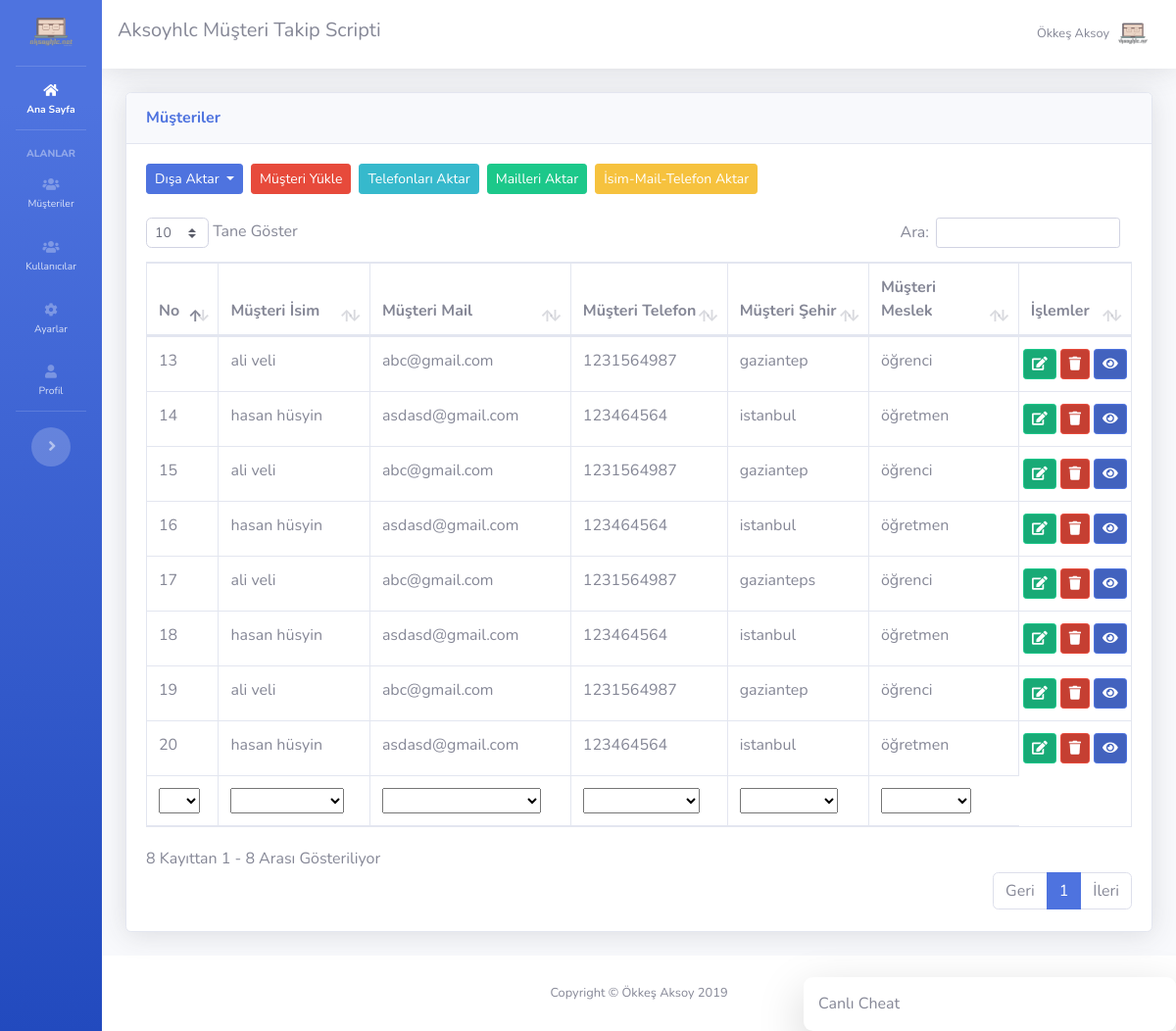
The page /Dosyalar/musteriler.php (signed in) on the database its author committed.
### tables this page shows
CREATE TABLE `ayarlar` (
  `id` int(11) NOT NULL,
  `site_logo` varchar(400) DEFAULT NULL,
  `site_baslik` varchar(350) DEFAULT NULL,
  `site_aciklama` varchar(300) DEFAULT NULL,
  `site_link` varchar(100) DEFAULT NULL,
  `site_sahip_mail` varchar(100) DEFAULT NULL,
  `site_mail_host` varchar(100) DEFAULT NULL,
  `site_mail_mail` varchar(100) DEFAULT NULL,
  `site_mail_port` int(11) DEFAULT NULL,
  `site_mail_sifre` varchar(100) DEFAULT NULL
);

CREATE TABLE `musteri` (
  `musteri_id` int(11) NOT NULL,
  `musteri_isim` varchar(400) DEFAULT NULL,
  `musteri_mail` varchar(400) DEFAULT NULL,
  `musteri_telefon` varchar(20) DEFAULT NULL,
  `musteri_ulke` varchar(200) DEFAULT NULL,
  `musteri_sehir` varchar(200) DEFAULT NULL,
  `musteri_adres` varchar(530) DEFAULT NULL,
  `musteri_website` varchar(100) DEFAULT NULL,
  `musteri_meslek` varchar(200) DEFAULT NULL,
  `musteri_detay` mediumtext DEFAULT NULL
);

### Dosyalar/islemler/baglan.php (called while the page is built, shortened)
<?php
$host="localhost";
$veritabani_ismi="kurs_musteritakip";
$kullanici_adi="root";
$sifre="123456789";
try {
	$db = new PDO("mysql:host=$host;dbname=$veritabani_ismi;charset=utf8",$kullanici_adi,$sifre);
} catch (PDOException $e) {
	echo $e->getmessage();
}
$sorgu=$db->prepare("SELECT * FROM ayarlar");
$sorgu->execute();
$ayarcek=$sorgu->fetch(PDO::FETCH_ASSOC);
?>

### Dosyalar/fonksiyonlar.php (called while the page is built, shortened)
<?php
function yetkikontrol()
{
	if ($_SESSION['kul_yetki']==1) {
		return TRUE;
	} else {
		return FALSE;
	}
}
?>

### Dosyalar/musteriler.php (the view, shortened to what this page needs)
<?php
include'header.php'
?>
<link rel="stylesheet" type="text/css" href="vendor/datatables/dataTables.bootstrap4.min.css">
<div class="container-fluid">
  <div class="card shadow mb-4">
    <div class="card-header py-3">
      <h6 class="m-0 font-weight-bold text-primary">Müşteriler</h6>
    </div>
    <div class="card-body">
      <div class="justify-content-start d-flex text-left">
       <div class="dropdown">
        <button class="btn btn-primary btn-sm dropdown-toggle" type="button" id="dropdownMenuButton" data-toggle="dropdown" aria-haspopup="true" aria-expanded="false">
          Dışa Aktar
        </button>
</div>
<a href="musteriyukle.php" class="ml-2 mb-2"><button type="button" class="btn btn-danger btn-sm">Müşteri Yükle</button></a>
<form action="islemler/ajax.php" method="POST" accept-charset="utf-8">
  <button type="submit" class="btn btn-info btn-sm ml-2" name="telefon-aktar">Telefonları Aktar</button>
</form>
<form action="islemler/ajax.php" method="POST" accept-charset="utf-8">
  <button type="submit" class="btn btn-success btn-sm ml-2" name="mail-aktar">Mailleri Aktar</button>
</form>
<form action="islemler/ajax.php" method="POST" accept-charset="utf-8">
  <button type="submit" class="btn btn-warning btn-sm ml-2" name="isim-mail-telefon-aktar">İsim-Mail-Telefon Aktar</button>
</form>
</div>
<div class="table-responsive mt-3">
  <table class="table table-bordered" id="musteritablosu">
    <thead>
      <tr>
        <th>No</th>
        <th>Müşteri İsim</th>
        <th>Müşteri Mail</th>
        <th>Müşteri Telefon</th>
        <th>Müşteri Şehir</th>
        <th>Müşteri Meslek</th>
        <th>İşlemler</th>
      </tr>
    </thead>
    <tbody>
      <?php
      $sorgu=$db->prepare("SELECT * FROM musteri");
      $sorgu->execute();
      while ($musteribilgisi=$sorgu->fetch(PDO::FETCH_ASSOC)) {
        ?>
        <tr>
          <td><?php echo $musteribilgisi['musteri_id'];; ?></td>
          <td><?php echo $musteribilgisi['musteri_isim']; ?></td>
          <td><?php echo $musteribilgisi['musteri_mail']; ?></td>
          <td><?php echo $musteribilgisi['musteri_telefon']; ?></td>
          <td><?php echo $musteribilgisi['musteri_sehir']; ?></td>
          <td><?php echo $musteribilgisi['musteri_meslek']; ?></td>
          <td>
            <div class="row justify-content-center">
              <form action="musteriduzenle.php" method="POST" accept-charset="utf-8">
                <button type="submit" name="duzenleme" class="btn btn-success btn-sm btn-icon-split">
                  <span class="icon text-white-60">
                    <i class="fas fa-edit"></i>
                  </span>
                </button>
              </form>
              <form class="mx-1" action="islemler/ajax.php" method="POST" accept-charset="utf-8">
                <button type="submit" name="musterisilme" class="btn btn-danger btn-sm btn-icon-split">
                  <span class="icon text-white-60">
                    <i class="fas fa-trash"></i>
                  </span>
                </button>
              </form>
              <form action="musteri.php" method="POST" accept-charset="utf-8">
                <button type="submit" name="duzenleme" class="btn btn-primary btn-sm btn-icon-split">
                  <span class="icon text-white-60">
                    <i class="fas fa-eye"></i>
                  </span>
                </button>
              </form>
            </div>
          </td>
        </tr>
      <?php } ?>
    </tbody>
    <tfoot>
      <tr>
        <th>No</th>
        <th>Müşteri İsim</th>
        <th>Müşteri Mail</th>
        <th>Müşteri Telefon</th>
        <th>Müşteri Şehir</th>
        <th>Müşteri Meslek</th>
      </tr>
    </tfoot>
  </table>
</div>
</div>
</div>
</div>
<?php include'footer.php' ?>

### Dosyalar/header.php (shortened to what this page needs)
<?php
include 'islemler/baglan.php';
include 'fonksiyonlar.php';
?>
<!DOCTYPE html>
<html lang="tr">
<head>
  <link href="vendor/fontawesome-free/css/all.min.css" rel="stylesheet" type="text/css">
  <link href="css/sb-admin-2.min.css" rel="stylesheet">
  <link rel="stylesheet" href="css/aksoyhlc.css">
</head>
<body id="page-top">
  <div id="wrapper">
    <ul class="navbar-nav bg-gradient-primary sidebar sidebar-dark accordion" id="accordionSidebar">
     <li class="nav-item">
      <a class="nav-link text-center" href="index.php">
        <img src="dosyalar/<?php echo $ayarcek['site_logo'] ?>" style="width: 60%; height: auto;">
      </a>
    </li>
    <hr class="sidebar-divider my-0">
    <li class="nav-item active">
      <a class="nav-link" href="index.php">
        <i class="fas fa-home"></i>
        <span>Ana Sayfa</span></a>
      </li>
      <hr class="sidebar-divider">
      <div class="sidebar-heading">
        Alanlar
      </div>
      <li class="nav-item">
        <a class="nav-link collapsed" href="#" data-toggle="collapse" data-target="#collapseTwo" aria-expanded="true" aria-controls="collapseTwo">
          <i class="fas fa-users"></i>
          <span>Müşteriler</span>
        </a>
      </li>
      <?php if (yetkikontrol()): ?>
       <li class="nav-item">
        <a class="nav-link collapsed" href="#" data-toggle="collapse" data-target="#kullanicimeby" aria-expanded="true" aria-controls="kullanicimeby">
          <i class="fas fa-users"></i>
          <span>Kullanıcılar</span>
        </a>
      </li>
    <?php endif ?>
    <li class="nav-item">
      <a class="nav-link" href="ayarlar.php">
        <i class="fas fa-cog"></i>
        <span>Ayarlar</span></a>
      </li>
      <li class="nav-item">
        <a class="nav-link" href="profil.php">
          <i class="fas fa-user"></i>
          <span>Profil</span></a>
        </li>
        <hr class="sidebar-divider d-none d-md-block">
        <div class="text-center d-none d-md-inline">
          <button class="rounded-circle border-0" id="sidebarToggle"></button>
        </div>
      </ul>
      <div id="content-wrapper" class="d-flex flex-column">
        <div id="content">
          <nav class="navbar navbar-expand navbar-light bg-white topbar mb-4 static-top shadow">
            <h5><?php echo $ayarcek['site_baslik'] ?></h5>
            <ul class="navbar-nav ml-auto">
              <li class="nav-item dropdown no-arrow">
                <a class="nav-link dropdown-toggle" href="#" id="userDropdown" role="button" data-toggle="dropdown" aria-haspopup="true" aria-expanded="false">
                  <span class="mr-2 d-none d-lg-inline text-gray-600 small"><?php echo $_SESSION['kul_isim'] ?></span>
                  <img class="img-profile rounded-circle" src="dosyalar/<?php echo $ayarcek['site_logo'] ?>">
                </a>
              </li>
            </ul>
          </nav>

### rows shown on the page
ayarlar: site_logo (picture), site_baslik "Aksoyhlc Müşteri Takip Scripti"
musteri: musteri_id "13", musteri_isim "ali veli", musteri_mail "abc@gmail.com", musteri_telefon "1231564987", musteri_sehir "gaziantep", musteri_meslek "öğrenci"
musteri: musteri_id "14", musteri_isim "hasan hüsyin", musteri_mail "asdasd@gmail.com", musteri_telefon "123464564", musteri_sehir "istanbul", musteri_meslek "öğretmen"
musteri: musteri_id "15", musteri_isim "ali veli", musteri_mail "abc@gmail.com", musteri_telefon "1231564987", musteri_sehir "gaziantep", musteri_meslek "öğrenci"
musteri: musteri_id "16", musteri_isim "hasan hüsyin", musteri_mail "asdasd@gmail.com", musteri_telefon "123464564", musteri_sehir "istanbul", musteri_meslek "öğretmen"
musteri: musteri_id "17", musteri_isim "ali veli", musteri_mail "abc@gmail.com", musteri_telefon "1231564987", musteri_sehir "gazianteps", musteri_meslek "öğrenci"
musteri: musteri_id "18", musteri_isim "hasan hüsyin", musteri_mail "asdasd@gmail.com", musteri_telefon "123464564", musteri_sehir "istanbul", musteri_meslek "öğretmen"
musteri: musteri_id "19", musteri_isim "ali veli", musteri_mail "abc@gmail.com", musteri_telefon "1231564987", musteri_sehir "gaziantep", musteri_meslek "öğrenci"
musteri: musteri_id "20", musteri_isim "hasan hüsyin", musteri_mail "asdasd@gmail.com", musteri_telefon "123464564", musteri_sehir "istanbul", musteri_meslek "öğretmen"

### other values the page prints
$_SESSION['kul_isim'] "Ökkeş Aksoy"
